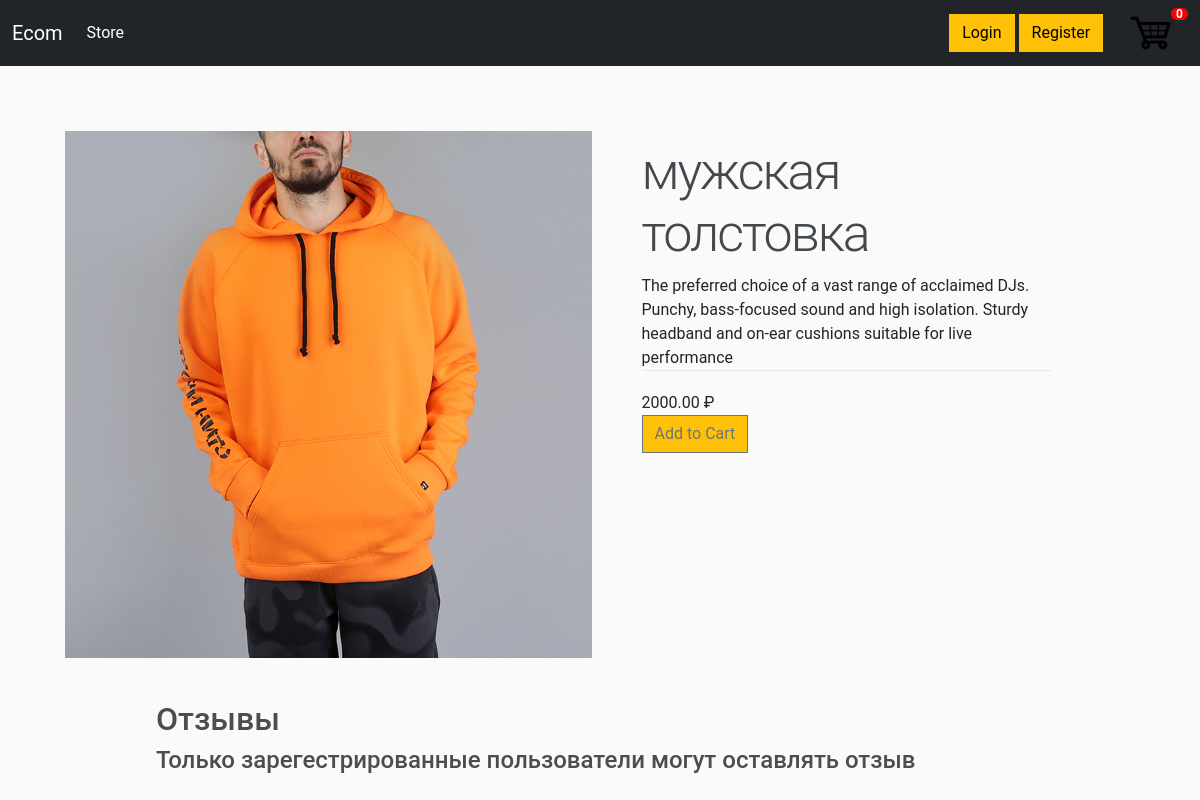
Screenshot of /3/ with the database file from the repository.
### mainapp/models.py (models this page shows, shortened)
class Product(models.Model):
    name = models.CharField(max_length=200, null=True)
    price = models.DecimalField(max_digits=7, decimal_places=2)
    digital = models.BooleanField(default=False, null=True, blank=False)
    image = models.ImageField(null=True, blank=True)
    def imageURL(self):
        try:
            url = self.image.url
        except:
            url = ''
        return url

### mainapp/views.py (the view)
# urls.py: path('<int:product_id>/', views.product, name='product')
def product(request, product_id):
    try:
        product = Product.objects.get(id=product_id)
    except:
        raise Http404('продукт не найден')
    data = cartData(request)
    cartItems = data['cartItems']
    comments = Comment.objects.filter(product_id=product.id)[:20]
    context = {'product': product, 'cartItems': cartItems, 'comments': comments}
    return render(request, "mainapp/product.html", context)

### mainapp/utils.py (called while the page is built, shortened)
def cookieCart(request):
    try:
        cart = json.loads(request.COOKIES['cart'])
    except:
        cart = {}
    print("Cart:", cart)
    items = []
    order = {'get_cart_total': 0, 'get_cart_items': 0, 'shipping': False}
    cartItems = order['get_cart_items']
    return {"cartItems": cartItems, "order": order, "items": items}

def cartData(request):
    if request.user.is_authenticated:
        customer = request.user.customer
        order, created = Order.objects.get_or_create(customer=customer, complete=False)
        cartItems = order.get_cart_items()
        items = order.orderitem_set.all()
    else:
        cookieData = cookieCart(request)
        cartItems = cookieData['cartItems']
        order = cookieData['order']
        items = cookieData['items']
    return {"cartItems": cartItems, "order": order, "items": items}

### mainapp/templates/mainapp/product.html (shortened to what this page needs)
{% extends 'mainapp/index.html' %}
{% load static %}
{% block content%}
<link rel="stylesheet" type="text/css" href="{% static 'css/product.css' %}">
<img class="left-column" src="{{product.imageURL}}">
<div class="right-column">
    <div class="product-description">
    <h1>{{product.name}}</h1>
    The preferred choice of a vast range of acclaimed DJs. Punchy, bass-focused sound and high isolation. Sturdy headband and on-ear cushions suitable for live performance</div>
    <div class="product-price">{{product.price}} ₽</div> <a><button data-product = {{product.id}} data-action = "add" class="btn btn-warning btn-outline-secondary add-btn update-cart">Add to Cart</button></a>
</div>
<div class="comment">
    <h2>Отзывы</h2>
    {% if user.is_authenticated %}
        <p><textarea name="comment" cols="40" rows="3"></textarea></p>
        <button class="btn btn-warning">Оставить отзыв</button>
    {% else %}
        <h4>Только зарегестрированные пользователи могут оставлять отзыв</h4>
    {% endif %}
</div>
{% endblock content%}

### static/css/index.css (style rules this page uses)
body { background-color: hsl(0, 0%, 98%); }
h1,h2,h3,h4,h5,h6 { color:hsl(0, 0%, 30%); }
.btn { border-radius: 0; }

### static/css/product.css (style rules this page uses)
html, body { height: 100%; width: 100%; margin: 0; font-family: 'Roboto', sans-serif; }
.left-column { width: 45%; position: relative; margin:50px; }
.right-column { width: 35%; margin-top: 60px; }
.product-description { border-bottom: 1px solid #E1E8EE; margin-bottom: 20px; }
.product-description h1 { font-weight: 300; font-size: 52px; color: #43484D; letter-spacing: -2px; }
.product-price { display: flex; align-items: center; }
.comment { position: absolute; top: 700px; left: 13%; }

### rows the page displays
Product: imageURL (picture), name "мужская толстовка", price "2000.00"

### other values shown
{{ cartItems }} "0"
